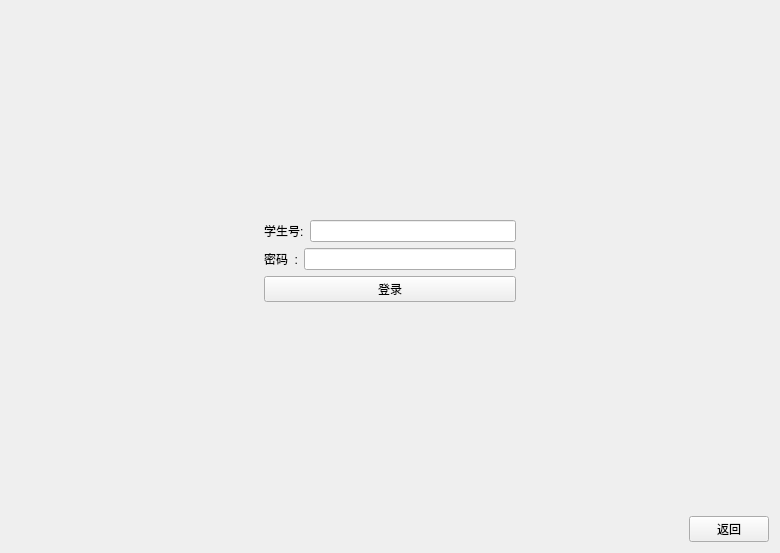
<?xml version="1.0" encoding="UTF-8"?>
<ui version="4.0">
 <class>Form</class>
 <widget class="QWidget" name="Form">
  <property name="geometry">
   <rect>
    <x>0</x>
    <y>0</y>
    <width>780</width>
    <height>553</height>
   </rect>
  </property>
  <property name="windowTitle">
   <string>学生登录 - 数据库管理系统</string>
  </property>
  <layout class="QHBoxLayout" name="horizontalLayout_5">
      <item>
          <layout class="QVBoxLayout" name="verticalLayout_2">
              <item>
                  <spacer name="verticalSpacer">
                      <property name="orientation">
                          <enum>Qt::Vertical</enum>
                      </property>
                      <property name="sizeHint" stdset="0">
                          <size>
                              <width>20</width>
         <height>40</height>
        </size>
       </property>
      </spacer>
     </item>
     <item>
      <layout class="QHBoxLayout" name="horizontalLayout_3">
       <item>
        <spacer name="horizontalSpacer_2">
         <property name="orientation">
          <enum>Qt::Horizontal</enum>
         </property>
         <property name="sizeHint" stdset="0">
          <size>
           <width>40</width>
           <height>20</height>
          </size>
         </property>
        </spacer>
       </item>
       <item>
        <layout class="QVBoxLayout" name="verticalLayout">
         <item>
          <layout class="QHBoxLayout" name="horizontalLayout">
           <item>
            <widget class="QLabel" name="label">
             <property name="text">
              <string>学生号:</string>
             </property>
            </widget>
           </item>
           <item>
            <widget class="QLineEdit" name="userNameEdit"/>
           </item>
          </layout>
         </item>
         <item>
          <layout class="QHBoxLayout" name="horizontalLayout_2">
           <item>
            <widget class="QLabel" name="label_2">
             <property name="text">
              <string>密码  :</string>
             </property>
            </widget>
           </item>
           <item>
            <widget class="QLineEdit" name="passWordEdit"/>
           </item>
          </layout>
         </item>
         <item>
          <widget class="QPushButton" name="loginButton">
           <property name="text">
            <string>登录</string>
           </property>
          </widget>
         </item>
        </layout>
       </item>
       <item>
        <spacer name="horizontalSpacer">
         <property name="orientation">
          <enum>Qt::Horizontal</enum>
         </property>
         <property name="sizeHint" stdset="0">
          <size>
           <width>40</width>
           <height>20</height>
          </size>
         </property>
        </spacer>
       </item>
      </layout>
     </item>
     <item>
      <spacer name="verticalSpacer_2">
          <property name="orientation">
              <enum>Qt::Vertical</enum>
          </property>
          <property name="sizeHint" stdset="0">
              <size>
                  <width>20</width>
                  <height>40</height>
              </size>
          </property>
      </spacer>
     </item>
              <item>
                  <layout class="QHBoxLayout" name="horizontalLayout_4">
                      <item>
                          <spacer name="horizontalSpacer_3">
                              <property name="orientation">
                                  <enum>Qt::Horizontal</enum>
                              </property>
                              <property name="sizeHint" stdset="0">
                                  <size>
                                      <width>40</width>
                                      <height>20</height>
                                  </size>
                              </property>
                          </spacer>
                      </item>
                      <item>
                          <widget class="QPushButton" name="backButton">
                              <property name="text">
                                  <string>返回</string>
                              </property>
                          </widget>
                      </item>
                  </layout>
              </item>
          </layout>
   </item>
  </layout>
 </widget>
 <resources/>
 <connections/>
</ui>
